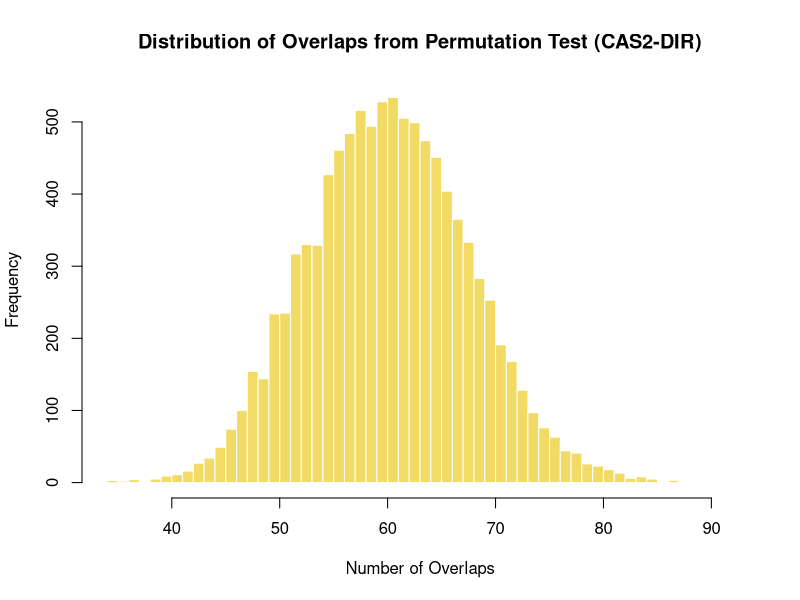

R code for this plot:
# 设置参数
N <- 21859  # 总基因数
k1 <- 1010  # CAS2 中受选择的基因数
k2 <- 1311  # DIR 中受选择的基因数
observed_overlap <- 137  # 观察到的重叠基因数
n_permutations <- 10000  # 置换次数

# 生成总基因集合
all_genes <- 1:N

# 初始化重叠数数组
random_overlaps <- numeric(n_permutations)

# 进行置换检验
set.seed(1)  # 固定随机数种子以便重现
for (i in 1:n_permutations) {
  # 随机选择 group1 和 group2 的基因
  group1_random <- sample(all_genes, k1, replace = FALSE)
  group2_random <- sample(all_genes, k2, replace = FALSE)
  
  # 计算随机情况下的重叠基因数
  random_overlaps[i] <- length(intersect(group1_random, group2_random))
}

# 计算 P 值：置换过程中重叠数大于或等于观察到的重叠数的比例
p_value <- mean(random_overlaps >= observed_overlap)

# 输出结果
p_value

# 绘制置换生成的重叠分布直方图
hist(random_overlaps, breaks = 50, main = "Distribution of Overlaps from Permutation Test (CAS2-DIR)",
     xlab = "Number of Overlaps", col = "#f1db65", border = "white")
abline(v = observed_overlap, col = "red", lwd = 2)  # 标记实际重叠数
